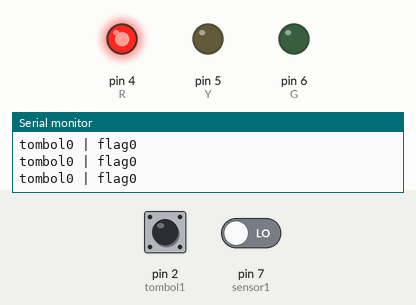
This sketch was run on a simulated Arduino Uno, built with avr-gcc and run on an emulated ATmega328P. On the bench: output pins drawn as LEDs (lit = HIGH), the last lines printed to the serial monitor. The test bench sets the inputs (shaded band); at power-on: pin 2 (tombol1) LOW, pin 7 (sensor1) LOW.

Above: at 1.2 s.
1.3 s: pin 2 (tombol1) pulled HIGH for 0.15 s
At 2.5 s:
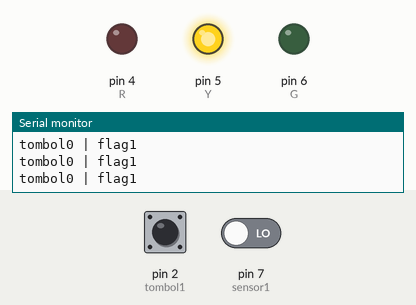
Timing chart, 0 to 4.3 s (numbered marks = the images above; inputs shaded):
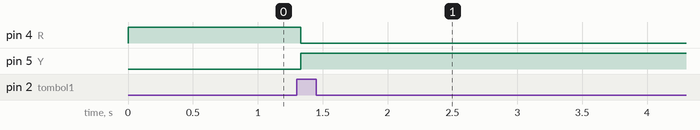

The sketch:

tambahanbelajar_putri.ino
```cpp
int tombol1=2;
int sensor1=7;
int R=4;
int Y=5;
int G=6;
int kunci=0;

void setup() {
  pinMode(tombol1,INPUT);
  pinMode(sensor1,INPUT);
  pinMode(R,OUTPUT);
  pinMode(Y,OUTPUT);
  pinMode(G,OUTPUT);
  digitalWrite(R,HIGH);
  Serial.begin(9600);
}

void loop() {
  //baca data
  int bacatombol=digitalRead(2);
  int bacasensor=digitalRead(7);

  //print ke serial
  Serial.print("tombol");
  Serial.print(bacatombol);
  Serial.print(" | ");
  Serial.print("flag");
  Serial.print(kunci);
  Serial.println();

  if(bacatombol==1 && kunci==0){
    digitalWrite(Y,HIGH);
    digitalWrite(R,LOW);
    delay(1000);
    kunci=1;
  }
}
```

Measured:
- after the input at 1.3 s, pin 4 (R): HIGH → LOW at once; pin 5 (Y): LOW → HIGH at once
